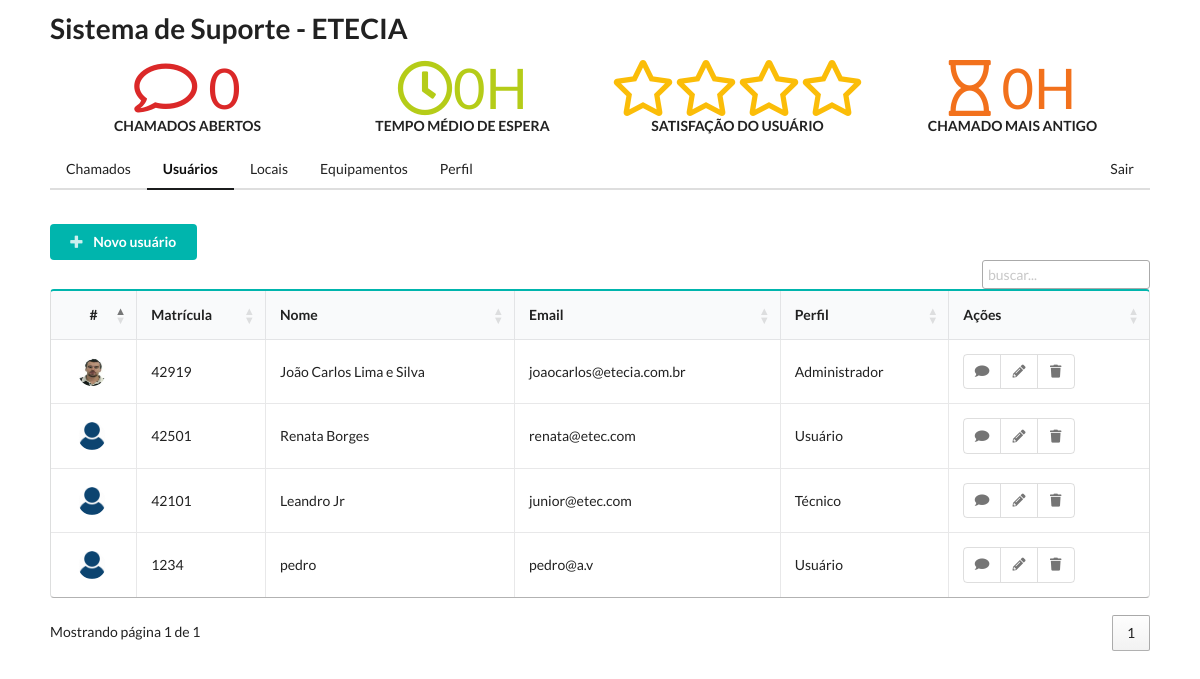
The page /adm/usuarios.php on the database its author committed.
### tables this page shows
CREATE TABLE `usuarios` (
  `id` int(11) NOT NULL,
  `matricula` int(11) NOT NULL,
  `nome` varchar(200) NOT NULL,
  `email` varchar(200) NOT NULL,
  `perfil` varchar(200) NOT NULL,
  `senha` varchar(200) NOT NULL
);

### classes/Usuario.php (called while the page is built, shortened)
<?php
class Usuario{
	public function buscarTodos(){
		$conexao = Conexao::pegarConexao();
		$query = "SELECT * FROM usuarios";
        $stmt = $conexao->query($query);
        return $stmt->fetchAll();
	}
}

### adm/usuarios.php (the view, shortened to what this page needs)
<?php
$usuario = new Usuario();
$listaUsuarios = $usuario->buscarTodos();
?>
<?php include "cabecalho.php"; ?>
<br>
<button class="ui button teal" id="btnNovo">
  <i class="icon plus"></i>
  Novo usuário
</button>
<table class="ui teal celled padded table datatable" id="datatable">
  <thead>
    <th class="center aligned">#</th>
    <th>Matrícula</th>
    <th>Nome</th>
    <th>Email</th>
    <th>Perfil</th>
    <th>Ações</th>
  </thead>
  <tbody>
    <?php foreach ($listaUsuarios as $usuario) :
      $arquivo = "../fotos/" . (string) $usuario['matricula'] . ".jpg";
      $perfil = PERFIS[$usuario["perfil"]];
    ?>
      <tr>
        <td class="center aligned"><img class="ui avatar image" src="../fotos/<?= is_file($arquivo) == true ? $usuario['matricula'] : 'semFoto' ?>.jpg"></td>
        <td><?= $usuario['matricula'] ?></td>
        <td class="single line"><?= $usuario['nome'] ?></td>
        <td><?= $usuario['email'] ?></td>
        <td><?= $perfil ?></td>
        <td>
          <div class="ui small basic icon buttons">
            <button class="ui button" data-tooltip="Chamado do usuario"><i class="comment icon"></i></button>
            <button class="ui button"data-tooltip="Editar" onclick="editar('<?= $usuario['id'] ?>', '<?= $usuario['matricula'] ?>',
                '<?= $usuario['nome'] ?>', '<?= $usuario['email'] ?>', '<?= $usuario['perfil'] ?>', '<?= $usuario['senha'] ?>')">
              <i class="pencil icon"></i>
            </button>
            <button class="ui red button" data-tooltip="Excluir" onclick="excluir(<?= $usuario['id'] ?>)"> <i class="trash icon"></i></button>
          </div>
        </td>
      </tr>
    <?php endforeach ?>
  </tbody>
</table>

### semanticui/suporte.css (style rules this page uses)
body { margin: 10px 50px 50px 50px; }

### rows shown on the page
usuarios: matricula (picture), matricula "42919", nome "João Carlos Lima e Silva", email "joaocarlos@etecia.com.br", perfil "Administrador"
usuarios: matricula "42501", nome "Renata Borges", email "renata@etec.com", perfil "Usuário"
usuarios: matricula "42101", nome "Leandro Jr", email "junior@etec.com", perfil "Técnico"
usuarios: matricula "1234", nome "pedro", email "pedro@a.v", perfil "Usuário"

### other values the page prints
$qtdeChamadosAbertos "0"
View::mostrarEmHoras($tempoMedio) "0H"
View::mostrarEmHoras($chamadoMaisAntigo) "0H"
